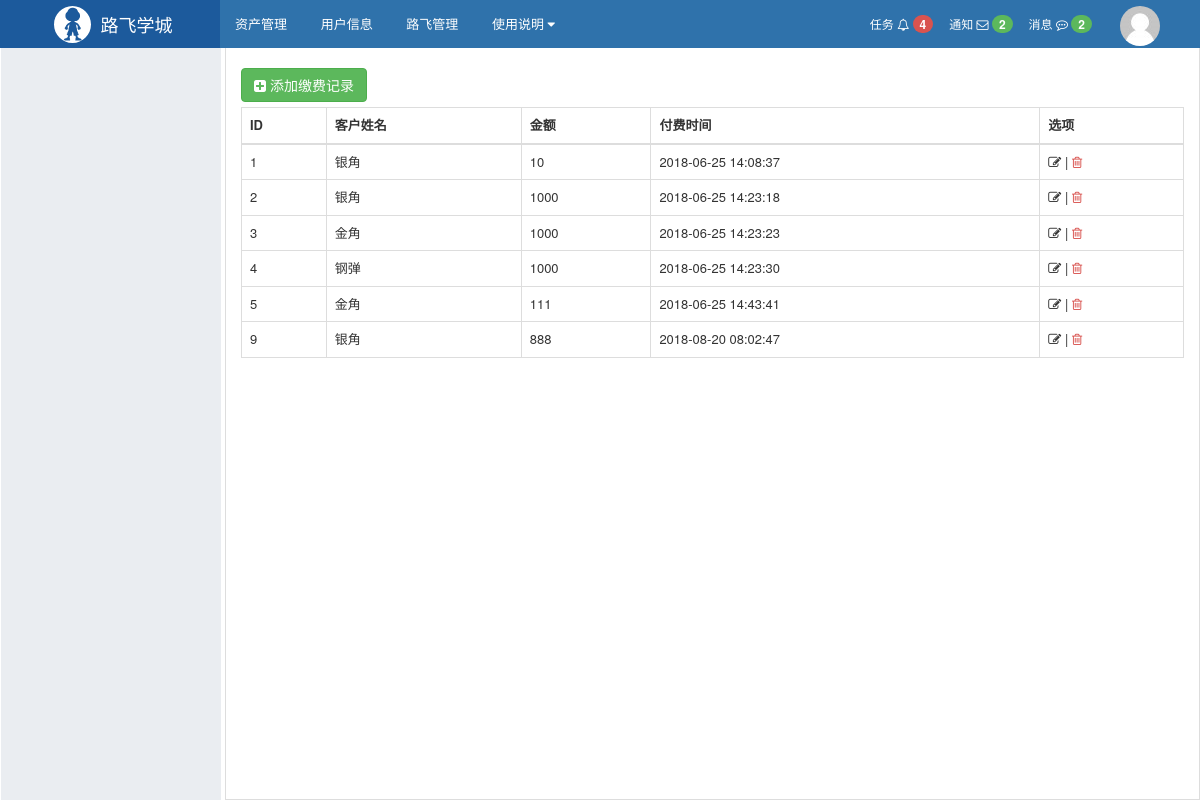
The app's page /payment/list/ with its own data.
### web/models.py (models this page shows, shortened)
class Payment(models.Model):
    customer = models.ForeignKey(verbose_name='关联客户', to='Customer',on_delete=models.CASCADE)
    money = models.IntegerField(verbose_name='付费金额')
    create_time = models.DateTimeField(verbose_name='付费时间', auto_now_add=True)

class Customer(models.Model):
    name = models.CharField(verbose_name='姓名', max_length=32)
    age = models.CharField(verbose_name='年龄', max_length=32)
    email = models.EmailField(verbose_name='邮箱', max_length=32)
    company = models.CharField(verbose_name='公司', max_length=32)

### web/views/payment.py (the view)
# urls.py: re_path(r'^payment/list/$', payment.payment_list,name='payment'),
def payment_list(request):
    data_list = models.Payment.objects.all()
    return render(request, 'payment_list.html', {'data_list': data_list})

### web/templates/payment_list.html
{% extends 'layout.html' %}
{% block content %}
    <div class="luffy-container">
        <div style="margin: 5px 0;">
            <a class="btn btn-success" href="/payment/add/">
                <i class="fa fa-plus-square" aria-hidden="true"></i> 添加缴费记录
            </a>
        </div>
        <table class="table table-bordered table-hover">
            <thead>
            <tr>
                <th>ID</th>
                <th>客户姓名</th>
                <th>金额</th>
                <th>付费时间</th>
                <th>选项</th>
            </tr>
            </thead>
            <tbody>
            {% for row in data_list %}
                <tr>
                    <td>{{ row.id }}</td>
                    <td>{{ row.customer.name }}</td>
                    <td>{{ row.money }}</td>
                    <td>{{ row.create_time|date:"Y-m-d H:i:s" }}</td>
                    <td>
                        <a style="color: #333333;" href="/payment/edit/{{ row.id }}/">
                            <i class="fa fa-edit" aria-hidden="true"></i></a>
                        |
                        <a style="color: #d9534f;" href="/payment/del/{{ row.id }}/"><i class="fa fa-trash-o"></i></a>
                    </td>
                </tr>
            {% endfor %}
            </tbody>
        </table>
    </div>
{% endblock %}

### web/templates/layout.html (shortened to what this page needs)
{% load staticfiles %}
<!DOCTYPE html>
<html lang="en">
<head>
    <link rel="stylesheet" href="{% static 'plugins/bootstrap/css/bootstrap.css' %} "/>
    <link rel="stylesheet" href="{% static 'plugins/font-awesome/css/font-awesome.css' %} "/>
    <link rel="stylesheet" href="{% static 'css/commons.css' %} "/>
    <link rel="stylesheet" href="{% static 'css/nav.css' %} "/>
    <link rel="stylesheet" href="{% static 'css/menu.css' %} "/>
</head>
<body>
<div class="pg-header">
    <div class="nav">
        <div class="logo-area left">
            <a href="#">
                <img class="logo" src="{% static 'imgs/logo.svg' %}">
                <span style="font-size: 18px;">路飞学城 </span>
            </a>
        </div>
        <div class="left-menu left">
            <a class="menu-item">资产管理</a>
            <a class="menu-item">用户信息</a>
            <a class="menu-item">路飞管理</a>
            <div class="menu-item">
                <span>使用说明</span>
                <i class="fa fa-caret-down" aria-hidden="true"></i>
            </div>
        </div>
        <div class="right-menu right clearfix">
            <div class="user-info right">
                <a href="#" class="avatar">
                    <img class="img-circle" src="{% static 'imgs/default.png' %}">
                </a>
            </div>
            <a class="user-menu right">
                消息
                <i class="fa fa-commenting-o" aria-hidden="true"></i>
                <span class="badge bg-success">2</span>
            </a>
            <a class="user-menu right">
                通知
                <i class="fa fa-envelope-o" aria-hidden="true"></i>
                <span class="badge bg-success">2</span>
            </a>
            <a class="user-menu right">
                任务
                <i class="fa fa-bell-o" aria-hidden="true"></i>
                <span class="badge bg-danger">4</span>
            </a>
        </div>
    </div>
</div>
<div class="pg-body">
    <div class="left-menu">
            {% load rbac %}
    </div>
    <div class="right-body">
            {% load rbac %}
        {% block content %} {% endblock %}
    </div>
</div>
</body>
</html>

### web/static/css/commons.css (style rules this page uses)
body { margin: 0; }
img { border: 0; }
.left { float: left; }
.right { float: right; }
.clearfix:after { clear: both; display: block; visibility: hidden; height: 0; }
.bg-danger { background-color: #d9534f !important; color: #ffffff; }
.bg-success { background-color: #5cb85c !important; color: #ffffff; }
.badge { display: inline-block; min-width: 10px; padding: 3px 7px; font-size: 12px; font-weight: bold; line-height: 1; color: #fff; text-align: center; white-space: nowrap; vertical-align: baseline; background-color: #777; border-radius: 10px; }
.img-circle { border-radius: 50%; }

### web/static/css/nav.css (style rules this page uses)
.nav { min-width: 980px; height: 48px; background-color: #2F72AB; color: #ffffff; line-height: 48px; overflow: visible; font-size: 12px; }
.nav .logo-area { width: 220px; overflow: hidden; height: 48px; text-align: center; background-color: #1c5a9c; }
.nav .logo-area > a { color: #ffffff; text-decoration: none; display: inline-block; }
.nav .logo-area .logo { height: 37px; width: 37px; float: left; margin: 6px; margin-right: 10px; }
.nav .left-menu { font-size: 13px; }
.nav .left-menu .menu-item { display: inline-block; padding: 0 15px; cursor: pointer; position: relative; color: white; text-decoration: none; }
.nav .right-menu .user-menu { padding: 0 8px; cursor: pointer; color: white; text-decoration: none; }
.nav .right-menu .user-info { padding: 0 30px 0 10px; height: 48px; position: relative; }
.nav .right-menu .user-info .avatar { display: inline-block; padding: 0 10px; height: 48px; }

### web/templates/layout.html (style rules this page uses)
body { margin: 0; }
.pg-body > .left-menu { background-color: #EAEDF1; position: absolute; left: 1px; top: 48px; bottom: 0; width: 220px; border: 1px solid #EAEDF1; overflow: auto; }
.pg-body > .right-body { position: absolute; left: 225px; right: 0; top: 48px; bottom: 0; overflow: scroll; border: 1px solid #ddd; border-top: 0; font-size: 13px; min-width: 755px; }
.luffy-container { padding: 15px; }

### records on screen
Payment: id "1", customer.name "银角", money "10", create_time "2018-06-25 14:08:37"
Payment: id "2", customer.name "银角", money "1000", create_time "2018-06-25 14:23:18"
Payment: id "3", customer.name "金角", money "1000", create_time "2018-06-25 14:23:23"
Payment: id "4", customer.name "钢弹", money "1000", create_time "2018-06-25 14:23:30"
Payment: id "5", customer.name "金角", money "111", create_time "2018-06-25 14:43:41"
Payment: id "9", customer.name "银角", money "888", create_time "2018-08-20 08:02:47"
